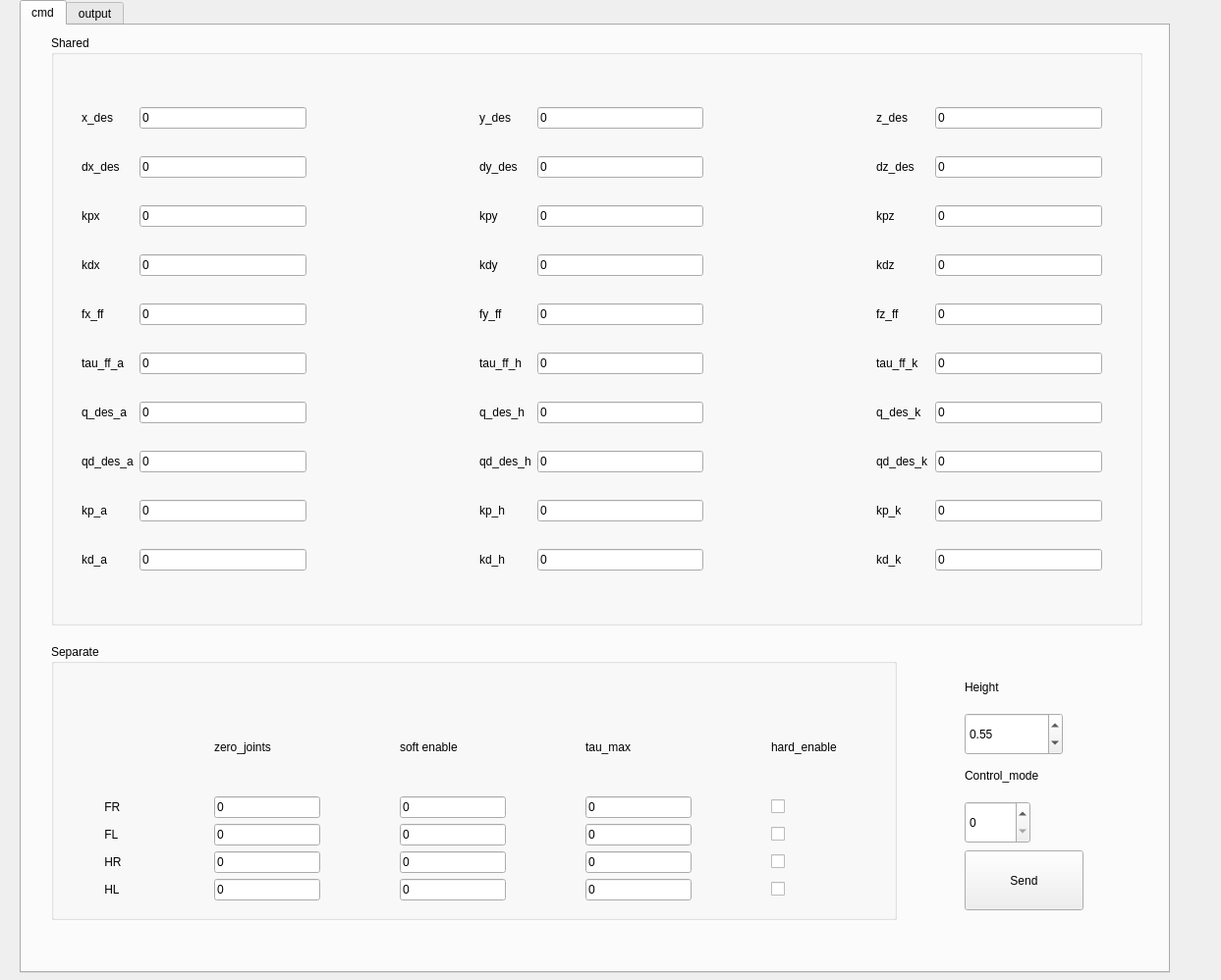
<?xml version="1.0" encoding="UTF-8"?>
<ui version="4.0">
 <class>ControlGUI</class>
 <widget class="QWidget" name="ControlGUI">
  <property name="geometry">
   <rect>
    <x>0</x>
    <y>0</y>
    <width>1243</width>
    <height>998</height>
   </rect>
  </property>
  <property name="windowTitle">
   <string>ControlGUI</string>
  </property>
  <widget class="QTabWidget" name="tabWidget">
   <property name="geometry">
    <rect>
     <x>20</x>
     <y>0</y>
     <width>1171</width>
     <height>991</height>
    </rect>
   </property>
   <property name="currentIndex">
    <number>0</number>
   </property>
   <widget class="QWidget" name="cmd">
    <attribute name="title">
     <string>cmd</string>
    </attribute>
    <widget class="QPushButton" name="Send">
     <property name="geometry">
      <rect>
       <x>960</x>
       <y>840</y>
       <width>121</width>
       <height>61</height>
      </rect>
     </property>
     <property name="text">
      <string>Send</string>
     </property>
    </widget>
    <widget class="QGroupBox" name="groupBox">
     <property name="geometry">
      <rect>
       <x>30</x>
       <y>10</y>
       <width>1111</width>
       <height>601</height>
      </rect>
     </property>
     <property name="title">
      <string>Shared </string>
     </property>
     <widget class="QWidget" name="gridLayoutWidget">
      <property name="geometry">
       <rect>
        <x>20</x>
        <y>40</y>
        <width>1061</width>
        <height>541</height>
       </rect>
      </property>
      <layout class="QGridLayout" name="gridLayout">
       <item row="5" column="6">
        <widget class="QLabel" name="label_51">
         <property name="text">
          <string>tau_ff_k</string>
         </property>
        </widget>
       </item>
       <item row="9" column="3">
        <widget class="QLabel" name="label_62">
         <property name="text">
          <string>kd_h</string>
         </property>
        </widget>
       </item>
       <item row="5" column="7">
        <widget class="QLineEdit" name="INtauKneeff">
         <property name="text">
          <string>0</string>
         </property>
         <property name="placeholderText">
          <string>0</string>
         </property>
        </widget>
       </item>
       <item row="8" column="0">
        <widget class="QLabel" name="label_58">
         <property name="text">
          <string>kp_a</string>
         </property>
        </widget>
       </item>
       <item row="2" column="0">
        <widget class="QLabel" name="label_7">
         <property name="text">
          <string>kpx</string>
         </property>
        </widget>
       </item>
       <item row="1" column="3">
        <widget class="QLabel" name="label_5">
         <property name="text">
          <string>dy_des</string>
         </property>
        </widget>
       </item>
       <item row="1" column="6">
        <widget class="QLabel" name="label_6">
         <property name="text">
          <string>dz_des</string>
         </property>
        </widget>
       </item>
       <item row="1" column="0">
        <widget class="QLabel" name="label_4">
         <property name="text">
          <string>dx_des</string>
         </property>
        </widget>
       </item>
       <item row="6" column="0">
        <widget class="QLabel" name="label_52">
         <property name="text">
          <string>q_des_a</string>
         </property>
        </widget>
       </item>
       <item row="4" column="4">
        <widget class="QLineEdit" name="INfyff">
         <property name="text">
          <string>0</string>
         </property>
        </widget>
       </item>
       <item row="8" column="6">
        <widget class="QLabel" name="label_60">
         <property name="text">
          <string>kp_k</string>
         </property>
        </widget>
       </item>
       <item row="8" column="1">
        <widget class="QLineEdit" name="INkpAbad">
         <property name="text">
          <string>0</string>
         </property>
         <property name="placeholderText">
          <string>0</string>
         </property>
        </widget>
       </item>
       <item row="2" column="4">
        <widget class="QLineEdit" name="INkpY">
         <property name="text">
          <string>0</string>
         </property>
         <property name="placeholderText">
          <string>0</string>
         </property>
        </widget>
       </item>
       <item row="4" column="3">
        <widget class="QLabel" name="label_31">
         <property name="text">
          <string>fy_ff</string>
         </property>
        </widget>
       </item>
       <item row="5" column="4">
        <widget class="QLineEdit" name="INtauHipff">
         <property name="text">
          <string>0</string>
         </property>
         <property name="placeholderText">
          <string>0</string>
         </property>
        </widget>
       </item>
       <item row="0" column="6">
        <widget class="QLabel" name="label_3">
         <property name="text">
          <string>z_des</string>
         </property>
        </widget>
       </item>
       <item row="3" column="1">
        <widget class="QLineEdit" name="INkdx">
         <property name="text">
          <string>0</string>
         </property>
         <property name="placeholderText">
          <string>0</string>
         </property>
        </widget>
       </item>
       <item row="0" column="4">
        <widget class="QLineEdit" name="INyDes">
         <property name="text">
          <string>0</string>
         </property>
         <property name="placeholderText">
          <string>0</string>
         </property>
        </widget>
       </item>
       <item row="3" column="3">
        <widget class="QLabel" name="label_11">
         <property name="text">
          <string>kdy</string>
         </property>
        </widget>
       </item>
       <item row="1" column="7">
        <widget class="QLineEdit" name="INdzDes">
         <property name="text">
          <string>0</string>
         </property>
         <property name="placeholderText">
          <string>0</string>
         </property>
        </widget>
       </item>
       <item row="3" column="6">
        <widget class="QLabel" name="label_12">
         <property name="text">
          <string>kdz</string>
         </property>
        </widget>
       </item>
       <item row="5" column="3">
        <widget class="QLabel" name="label_50">
         <property name="text">
          <string>tau_ff_h</string>
         </property>
        </widget>
       </item>
       <item row="5" column="0">
        <widget class="QLabel" name="label_49">
         <property name="text">
          <string>tau_ff_a</string>
         </property>
        </widget>
       </item>
       <item row="3" column="7">
        <widget class="QLineEdit" name="INkdz">
         <property name="text">
          <string>0</string>
         </property>
         <property name="placeholderText">
          <string>0</string>
         </property>
        </widget>
       </item>
       <item row="0" column="1">
        <widget class="QLineEdit" name="INxDes">
         <property name="text">
          <string>0</string>
         </property>
         <property name="placeholderText">
          <string>0</string>
         </property>
        </widget>
       </item>
       <item row="9" column="0">
        <widget class="QLabel" name="label_61">
         <property name="text">
          <string>kd_a</string>
         </property>
        </widget>
       </item>
       <item row="6" column="3">
        <widget class="QLabel" name="label_53">
         <property name="text">
          <string>q_des_h</string>
         </property>
        </widget>
       </item>
       <item row="2" column="1">
        <widget class="QLineEdit" name="INkpX">
         <property name="text">
          <string>0</string>
         </property>
         <property name="placeholderText">
          <string>0</string>
         </property>
        </widget>
       </item>
       <item row="1" column="1">
        <widget class="QLineEdit" name="INdxDes">
         <property name="text">
          <string>0</string>
         </property>
         <property name="placeholderText">
          <string>0</string>
         </property>
        </widget>
       </item>
       <item row="2" column="7">
        <widget class="QLineEdit" name="INkpZ">
         <property name="text">
          <string>0</string>
         </property>
         <property name="placeholderText">
          <string>0</string>
         </property>
        </widget>
       </item>
       <item row="2" column="3">
        <widget class="QLabel" name="label_8">
         <property name="text">
          <string>kpy</string>
         </property>
        </widget>
       </item>
       <item row="7" column="3">
        <widget class="QLabel" name="label_56">
         <property name="text">
          <string>qd_des_h</string>
         </property>
        </widget>
       </item>
       <item row="7" column="6">
        <widget class="QLabel" name="label_57">
         <property name="text">
          <string>qd_des_k</string>
         </property>
        </widget>
       </item>
       <item row="6" column="1">
        <widget class="QLineEdit" name="INqDesAbad">
         <property name="text">
          <string>0</string>
         </property>
         <property name="placeholderText">
          <string>0</string>
         </property>
        </widget>
       </item>
       <item row="0" column="7">
        <widget class="QLineEdit" name="INzDes">
         <property name="text">
          <string>0</string>
         </property>
         <property name="placeholderText">
          <string>0</string>
         </property>
        </widget>
       </item>
       <item row="7" column="4">
        <widget class="QLineEdit" name="INqdDesHip">
         <property name="text">
          <string>0</string>
         </property>
         <property name="placeholderText">
          <string>0</string>
         </property>
        </widget>
       </item>
       <item row="0" column="2">
        <spacer name="horizontalSpacer">
         <property name="orientation">
          <enum>Qt::Horizontal</enum>
         </property>
         <property name="sizeHint" stdset="0">
          <size>
           <width>40</width>
           <height>20</height>
          </size>
         </property>
        </spacer>
       </item>
       <item row="4" column="1">
        <widget class="QLineEdit" name="INfxff">
         <property name="text">
          <string>0</string>
         </property>
        </widget>
       </item>
       <item row="2" column="6">
        <widget class="QLabel" name="label_9">
         <property name="text">
          <string>kpz</string>
         </property>
        </widget>
       </item>
       <item row="3" column="4">
        <widget class="QLineEdit" name="INkdy">
         <property name="text">
          <string>0</string>
         </property>
         <property name="placeholderText">
          <string>0</string>
         </property>
        </widget>
       </item>
       <item row="5" column="1">
        <widget class="QLineEdit" name="INtauAbadff">
         <property name="text">
          <string>0</string>
         </property>
         <property name="placeholderText">
          <string>0</string>
         </property>
        </widget>
       </item>
       <item row="0" column="5">
        <spacer name="horizontalSpacer_4">
         <property name="orientation">
          <enum>Qt::Horizontal</enum>
         </property>
         <property name="sizeHint" stdset="0">
          <size>
           <width>40</width>
           <height>20</height>
          </size>
         </property>
        </spacer>
       </item>
       <item row="1" column="4">
        <widget class="QLineEdit" name="INdyDes">
         <property name="text">
          <string>0</string>
         </property>
         <property name="placeholderText">
          <string>0</string>
         </property>
        </widget>
       </item>
       <item row="8" column="3">
        <widget class="QLabel" name="label_59">
         <property name="text">
          <string>kp_h</string>
         </property>
        </widget>
       </item>
       <item row="3" column="0">
        <widget class="QLabel" name="label_10">
         <property name="text">
          <string>kdx</string>
         </property>
        </widget>
       </item>
       <item row="9" column="1">
        <widget class="QLineEdit" name="INkdAbad">
         <property name="text">
          <string>0</string>
         </property>
        </widget>
       </item>
       <item row="0" column="0">
        <widget class="QLabel" name="label">
         <property name="text">
          <string>x_des</string>
         </property>
        </widget>
       </item>
       <item row="6" column="6">
        <widget class="QLabel" name="label_54">
         <property name="text">
          <string>q_des_k</string>
         </property>
        </widget>
       </item>
       <item row="0" column="3">
        <widget class="QLabel" name="label_2">
         <property name="text">
          <string>y_des</string>
         </property>
        </widget>
       </item>
       <item row="7" column="7">
        <widget class="QLineEdit" name="INqdDesKnee">
         <property name="text">
          <string>0</string>
         </property>
         <property name="placeholderText">
          <string>0</string>
         </property>
        </widget>
       </item>
       <item row="9" column="6">
        <widget class="QLabel" name="label_63">
         <property name="text">
          <string>kd_k</string>
         </property>
        </widget>
       </item>
       <item row="6" column="7">
        <widget class="QLineEdit" name="INqDesKnee">
         <property name="text">
          <string>0</string>
         </property>
         <property name="placeholderText">
          <string>0</string>
         </property>
        </widget>
       </item>
       <item row="4" column="6">
        <widget class="QLabel" name="label_48">
         <property name="text">
          <string>fz_ff</string>
         </property>
        </widget>
       </item>
       <item row="4" column="0">
        <widget class="QLabel" name="label_15">
         <property name="text">
          <string>fx_ff</string>
         </property>
        </widget>
       </item>
       <item row="6" column="4">
        <widget class="QLineEdit" name="INqDesHip">
         <property name="text">
          <string>0</string>
         </property>
         <property name="placeholderText">
          <string>0</string>
         </property>
        </widget>
       </item>
       <item row="7" column="0">
        <widget class="QLabel" name="label_55">
         <property name="text">
          <string>qd_des_a</string>
         </property>
        </widget>
       </item>
       <item row="4" column="7">
        <widget class="QLineEdit" name="INfzff">
         <property name="text">
          <string>0</string>
         </property>
        </widget>
       </item>
       <item row="8" column="4">
        <widget class="QLineEdit" name="INkpHip">
         <property name="text">
          <string>0</string>
         </property>
         <property name="placeholderText">
          <string>0</string>
         </property>
        </widget>
       </item>
       <item row="7" column="1">
        <widget class="QLineEdit" name="INqdDesAbad">
         <property name="text">
          <string>0</string>
         </property>
         <property name="placeholderText">
          <string>0</string>
         </property>
        </widget>
       </item>
       <item row="8" column="7">
        <widget class="QLineEdit" name="INkpKnee">
         <property name="text">
          <string>0</string>
         </property>
         <property name="placeholderText">
          <string>0</string>
         </property>
        </widget>
       </item>
       <item row="9" column="7">
        <widget class="QLineEdit" name="INkdKnee">
         <property name="text">
          <string>0</string>
         </property>
        </widget>
       </item>
       <item row="9" column="4">
        <widget class="QLineEdit" name="INkdHip">
         <property name="text">
          <string>0</string>
         </property>
        </widget>
       </item>
      </layout>
     </widget>
    </widget>
    <widget class="QGroupBox" name="groupBox_3">
     <property name="geometry">
      <rect>
       <x>30</x>
       <y>630</y>
       <width>861</width>
       <height>281</height>
      </rect>
     </property>
     <property name="title">
      <string>Separate</string>
     </property>
     <widget class="QWidget" name="gridLayoutWidget_3">
      <property name="geometry">
       <rect>
        <x>20</x>
        <y>50</y>
        <width>791</width>
        <height>222</height>
       </rect>
      </property>
      <layout class="QGridLayout" name="gridLayout_3">
       <item row="2" column="8">
        <widget class="QCheckBox" name="FL_HE">
         <property name="text">
          <string/>
         </property>
        </widget>
       </item>
       <item row="4" column="0">
        <widget class="QLabel" name="label_125">
         <property name="text">
          <string>       HL    </string>
         </property>
        </widget>
       </item>
       <item row="0" column="1">
        <spacer name="horizontalSpacer_12">
         <property name="orientation">
          <enum>Qt::Horizontal</enum>
         </property>
         <property name="sizeHint" stdset="0">
          <size>
           <width>20</width>
           <height>20</height>
          </size>
         </property>
        </spacer>
       </item>
       <item row="0" column="6">
        <widget class="QLabel" name="label_64">
         <property name="text">
          <string>tau_max</string>
         </property>
        </widget>
       </item>
       <item row="3" column="4">
        <widget class="QLineEdit" name="IN_SE_HR">
         <property name="maximumSize">
          <size>
           <width>120</width>
           <height>16777215</height>
          </size>
         </property>
         <property name="text">
          <string>0</string>
         </property>
        </widget>
       </item>
       <item row="3" column="6">
        <widget class="QLineEdit" name="IN_TauMax_HR">
         <property name="maximumSize">
          <size>
           <width>120</width>
           <height>16777215</height>
          </size>
         </property>
         <property name="text">
          <string>0</string>
         </property>
        </widget>
       </item>
       <item row="2" column="4">
        <widget class="QLineEdit" name="IN_SE_FL">
         <property name="maximumSize">
          <size>
           <width>120</width>
           <height>16777215</height>
          </size>
         </property>
         <property name="text">
          <string>0</string>
         </property>
        </widget>
       </item>
       <item row="0" column="0">
        <widget class="QLabel" name="label_121">
         <property name="text">
          <string/>
         </property>
        </widget>
       </item>
       <item row="3" column="2">
        <widget class="QLineEdit" name="IN_ZJ_HR">
         <property name="maximumSize">
          <size>
           <width>120</width>
           <height>16777215</height>
          </size>
         </property>
         <property name="text">
          <string>0</string>
         </property>
        </widget>
       </item>
       <item row="0" column="3">
        <spacer name="horizontalSpacer_9">
         <property name="orientation">
          <enum>Qt::Horizontal</enum>
         </property>
         <property name="sizeHint" stdset="0">
          <size>
           <width>30</width>
           <height>20</height>
          </size>
         </property>
        </spacer>
       </item>
       <item row="1" column="2">
        <widget class="QLineEdit" name="IN_ZJ_FR">
         <property name="maximumSize">
          <size>
           <width>120</width>
           <height>16777215</height>
          </size>
         </property>
         <property name="text">
          <string>0</string>
         </property>
        </widget>
       </item>
       <item row="1" column="0">
        <widget class="QLabel" name="label_122">
         <property name="text">
          <string>       FR    </string>
         </property>
        </widget>
       </item>
       <item row="0" column="2">
        <widget class="QLabel" name="label_14">
         <property name="text">
          <string>zero_joints</string>
         </property>
        </widget>
       </item>
       <item row="3" column="0">
        <widget class="QLabel" name="label_124">
         <property name="text">
          <string>       HR    </string>
         </property>
        </widget>
       </item>
       <item row="2" column="0">
        <widget class="QLabel" name="label_123">
         <property name="text">
          <string>       FL  </string>
         </property>
        </widget>
       </item>
       <item row="2" column="6">
        <widget class="QLineEdit" name="IN_TauMax_FL">
         <property name="maximumSize">
          <size>
           <width>120</width>
           <height>16777215</height>
          </size>
         </property>
         <property name="text">
          <string>0</string>
         </property>
        </widget>
       </item>
       <item row="0" column="5">
        <spacer name="horizontalSpacer_11">
         <property name="orientation">
          <enum>Qt::Horizontal</enum>
         </property>
         <property name="sizeHint" stdset="0">
          <size>
           <width>40</width>
           <height>20</height>
          </size>
         </property>
        </spacer>
       </item>
       <item row="1" column="4">
        <widget class="QLineEdit" name="IN_SE_FR">
         <property name="maximumSize">
          <size>
           <width>120</width>
           <height>16777215</height>
          </size>
         </property>
         <property name="text">
          <string>0</string>
         </property>
        </widget>
       </item>
       <item row="4" column="2">
        <widget class="QLineEdit" name="IN_ZJ_HL">
         <property name="maximumSize">
          <size>
           <width>120</width>
           <height>16777215</height>
          </size>
         </property>
         <property name="text">
          <string>0</string>
         </property>
        </widget>
       </item>
       <item row="1" column="6">
        <widget class="QLineEdit" name="IN_TauMax_FR">
         <property name="maximumSize">
          <size>
           <width>120</width>
           <height>16777215</height>
          </size>
         </property>
         <property name="text">
          <string>0</string>
         </property>
        </widget>
       </item>
       <item row="0" column="4">
        <widget class="QLabel" name="label_13">
         <property name="text">
          <string>soft enable</string>
         </property>
        </widget>
       </item>
       <item row="2" column="2">
        <widget class="QLineEdit" name="IN_ZJ_FL">
         <property name="maximumSize">
          <size>
           <width>120</width>
           <height>16777215</height>
          </size>
         </property>
         <property name="text">
          <string>0</string>
         </property>
        </widget>
       </item>
       <item row="4" column="4">
        <widget class="QLineEdit" name="IN_SE_HL">
         <property name="maximumSize">
          <size>
           <width>120</width>
           <height>16777215</height>
          </size>
         </property>
         <property name="text">
          <string>0</string>
         </property>
        </widget>
       </item>
       <item row="4" column="6">
        <widget class="QLineEdit" name="IN_TauMax_HL">
         <property name="maximumSize">
          <size>
           <width>120</width>
           <height>16777215</height>
          </size>
         </property>
         <property name="text">
          <string>0</string>
         </property>
        </widget>
       </item>
       <item row="0" column="7">
        <spacer name="horizontalSpacer_7">
         <property name="orientation">
          <enum>Qt::Horizontal</enum>
         </property>
         <property name="sizeHint" stdset="0">
          <size>
           <width>40</width>
           <height>20</height>
          </size>
         </property>
        </spacer>
       </item>
       <item row="1" column="8">
        <widget class="QCheckBox" name="FR_HE">
         <property name="text">
          <string/>
         </property>
        </widget>
       </item>
       <item row="0" column="8">
        <widget class="QLabel" name="label_65">
         <property name="text">
          <string>hard_enable</string>
         </property>
        </widget>
       </item>
       <item row="3" column="8">
        <widget class="QCheckBox" name="HR_HE">
         <property name="text">
          <string/>
         </property>
        </widget>
       </item>
       <item row="4" column="8">
        <widget class="QCheckBox" name="HL_HE">
         <property name="text">
          <string/>
         </property>
        </widget>
       </item>
      </layout>
     </widget>
    </widget>
    <widget class="QLabel" name="label_36">
     <property name="geometry">
      <rect>
       <x>960</x>
       <y>750</y>
       <width>161</width>
       <height>28</height>
      </rect>
     </property>
     <property name="text">
      <string>Control_mode</string>
     </property>
    </widget>
    <widget class="QDoubleSpinBox" name="Stand_height">
     <property name="geometry">
      <rect>
       <x>960</x>
       <y>700</y>
       <width>100</width>
       <height>43</height>
      </rect>
     </property>
     <property name="maximum">
      <double>0.700000000000000</double>
     </property>
     <property name="singleStep">
      <double>0.005000000000000</double>
     </property>
     <property name="value">
      <double>0.550000000000000</double>
     </property>
    </widget>
    <widget class="QLabel" name="label_37">
     <property name="geometry">
      <rect>
       <x>960</x>
       <y>660</y>
       <width>161</width>
       <height>28</height>
      </rect>
     </property>
     <property name="text">
      <string>Height</string>
     </property>
    </widget>
    <widget class="QSpinBox" name="Control_mode">
     <property name="geometry">
      <rect>
       <x>960</x>
       <y>790</y>
       <width>67</width>
       <height>43</height>
      </rect>
     </property>
     <property name="maximum">
      <number>1</number>
     </property>
    </widget>
   </widget>
   <widget class="QWidget" name="output">
    <attribute name="title">
     <string>output</string>
    </attribute>
    <widget class="QWidget" name="gridLayoutWidget_2">
     <property name="geometry">
      <rect>
       <x>160</x>
       <y>10</y>
       <width>951</width>
       <height>982</height>
      </rect>
     </property>
     <layout class="QGridLayout" name="gridLayout_2">
      <item row="0" column="0">
       <widget class="QLabel" name="label_42">
        <property name="text">
         <string/>
        </property>
       </widget>
      </item>
      <item row="16" column="0" alignment="Qt::AlignRight">
       <widget class="QLabel" name="label_34">
        <property name="text">
         <string>tau_knee</string>
        </property>
       </widget>
      </item>
      <item row="2" column="6">
       <widget class="QLineEdit" name="OU_x_HR"/>
      </item>
      <item row="8" column="2">
       <widget class="QLineEdit" name="OU_qa_FR"/>
      </item>
      <item row="15" column="8">
       <widget class="QLineEdit" name="OU_tauh_HL"/>
      </item>
      <item row="10" column="0" alignment="Qt::AlignRight">
       <widget class="QLabel" name="label_27">
        <property name="text">
         <string>q_knee</string>
        </property>
       </widget>
      </item>
      <item row="8" column="0" alignment="Qt::AlignRight">
       <widget class="QLabel" name="label_25">
        <property name="text">
         <string>q_abad</string>
        </property>
       </widget>
      </item>
      <item row="0" column="1">
       <spacer name="horizontalSpacer_2">
        <property name="orientation">
         <enum>Qt::Horizontal</enum>
        </property>
        <property name="sizeHint" stdset="0">
         <size>
          <width>40</width>
          <height>20</height>
         </size>
        </property>
       </spacer>
      </item>
      <item row="4" column="2">
       <widget class="QLineEdit" name="OU_z_FR"/>
      </item>
      <item row="9" column="2">
       <widget class="QLineEdit" name="OU_qh_FR"/>
      </item>
      <item row="2" column="2">
       <widget class="QLineEdit" name="OU_x_FR"/>
      </item>
      <item row="6" column="2">
       <widget class="QLineEdit" name="OU_dy_FR"/>
      </item>
      <item row="2" column="0" alignment="Qt::AlignRight">
       <widget class="QLabel" name="label_16">
        <property name="text">
         <string>x</string>
        </property>
       </widget>
      </item>
      <item row="3" column="2">
       <widget class="QLineEdit" name="OU_y_FR"/>
      </item>
      <item row="3" column="4">
       <widget class="QLineEdit" name="OU_y_FL"/>
      </item>
      <item row="0" column="3">
       <spacer name="horizontalSpacer_3">
        <property name="orientation">
         <enum>Qt::Horizontal</enum>
        </property>
        <property name="sizeHint" stdset="0">
         <size>
          <width>40</width>
          <height>20</height>
         </size>
        </property>
       </spacer>
      </item>
      <item row="11" column="0" alignment="Qt::AlignRight">
       <widget class="QLabel" name="label_28">
        <property name="text">
         <string>dq_abad</string>
        </property>
       </widget>
      </item>
      <item row="17" column="6">
       <widget class="QLineEdit" name="OU_fx_HR"/>
      </item>
      <item row="3" column="0" alignment="Qt::AlignRight">
       <widget class="QLabel" name="label_17">
        <property name="text">
         <string>y</string>
        </property>
       </widget>
      </item>
      <item row="2" column="4">
       <widget class="QLineEdit" name="OU_x_FL"/>
      </item>
      <item row="12" column="0" alignment="Qt::AlignRight">
       <widget class="QLabel" name="label_29">
        <property name="text">
         <string>dq_hip</string>
        </property>
       </widget>
      </item>
      <item row="1" column="0">
       <widget class="QLabel" name="label_47">
        <property name="text">
         <string>ECAT_Status</string>
        </property>
        <property name="alignment">
         <set>Qt::AlignRight|Qt::AlignTrailing|Qt::AlignVCenter</set>
        </property>
       </widget>
      </item>
      <item row="17" column="2">
       <widget class="QLineEdit" name="OU_fx_FR"/>
      </item>
      <item row="7" column="2">
       <widget class="QLineEdit" name="OU_dz_FR"/>
      </item>
      <item row="4" column="6">
       <widget class="QLineEdit" name="OU_z_HR"/>
      </item>
      <item row="0" column="5">
       <spacer name="horizontalSpacer_5">
        <property name="orientation">
         <enum>Qt::Horizontal</enum>
        </property>
        <property name="sizeHint" stdset="0">
         <size>
          <width>40</width>
          <height>20</height>
         </size>
        </property>
       </spacer>
      </item>
      <item row="7" column="0" alignment="Qt::AlignRight">
       <widget class="QLabel" name="label_21">
        <property name="text">
         <string>dz</string>
        </property>
       </widget>
      </item>
      <item row="11" column="2">
       <widget class="QLineEdit" name="OU_dqa_FR">
        <property name="text">
         <string/>
        </property>
       </widget>
      </item>
      <item row="12" column="2">
       <widget class="QLineEdit" name="OU_dqh_FR">
        <property name="text">
         <string/>
        </property>
       </widget>
      </item>
      <item row="15" column="2">
       <widget class="QLineEdit" name="OU_tauh_FR">
        <property name="text">
         <string/>
        </property>
       </widget>
      </item>
      <item row="14" column="2">
       <widget class="QLineEdit" name="OU_taua_FR">
        <property name="text">
         <string/>
        </property>
       </widget>
      </item>
      <item row="1" column="2">
       <widget class="QLineEdit" name="OU_ECAT_FR"/>
      </item>
      <item row="13" column="2">
       <widget class="QLineEdit" name="OU_dqk_FR">
        <property name="text">
         <string/>
        </property>
       </widget>
      </item>
      <item row="5" column="4">
       <widget class="QLineEdit" name="OU_dx_FL"/>
      </item>
      <item row="6" column="4">
       <widget class="QLineEdit" name="OU_dy_FL"/>
      </item>
      <item row="9" column="0" alignment="Qt::AlignRight">
       <widget class="QLabel" name="label_26">
        <property name="text">
         <string>q_hip</string>
        </property>
       </widget>
      </item>
      <item row="18" column="0" alignment="Qt::AlignRight">
       <widget class="QLabel" name="label_22">
        <property name="text">
         <string>fy</string>
        </property>
       </widget>
      </item>
      <item row="16" column="2">
       <widget class="QLineEdit" name="OU_tauk_FR">
        <property name="text">
         <string/>
        </property>
       </widget>
      </item>
      <item row="5" column="2">
       <widget class="QLineEdit" name="OU_dx_FR"/>
      </item>
      <item row="18" column="2">
       <widget class="QLineEdit" name="OU_fy_FR"/>
      </item>
      <item row="1" column="6">
       <widget class="QLineEdit" name="OU_ECAT_HR"/>
      </item>
      <item row="1" column="4">
       <widget class="QLineEdit" name="OU_ECAT_FL"/>
      </item>
      <item row="6" column="0" alignment="Qt::AlignRight">
       <widget class="QLabel" name="label_20">
        <property name="text">
         <string>dy</string>
        </property>
       </widget>
      </item>
      <item row="10" column="2">
       <widget class="QLineEdit" name="OU_qk_FR"/>
      </item>
      <item row="8" column="4">
       <widget class="QLineEdit" name="OU_qa_FL"/>
      </item>
      <item row="0" column="7">
       <spacer name="horizontalSpacer_6">
        <property name="orientation">
         <enum>Qt::Horizontal</enum>
        </property>
        <property name="sizeHint" stdset="0">
         <size>
          <width>40</width>
          <height>20</height>
         </size>
        </property>
       </spacer>
      </item>
      <item row="13" column="0" alignment="Qt::AlignRight">
       <widget class="QLabel" name="label_30">
        <property name="text">
         <string>dq_knee</string>
        </property>
       </widget>
      </item>
      <item row="4" column="0" alignment="Qt::AlignRight">
       <widget class="QLabel" name="label_18">
        <property name="text">
         <string>z</string>
        </property>
       </widget>
      </item>
      <item row="13" column="8">
       <widget class="QLineEdit" name="OU_dqk_HL"/>
      </item>
      <item row="10" column="4">
       <widget class="QLineEdit" name="OU_qk_FL"/>
      </item>
      <item row="7" column="4">
       <widget class="QLineEdit" name="OU_dz_FL"/>
      </item>
      <item row="16" column="6">
       <widget class="QLineEdit" name="OU_tauk_HR"/>
      </item>
      <item row="5" column="8">
       <widget class="QLineEdit" name="OU_dx_HL"/>
      </item>
      <item row="16" column="8">
       <widget class="QLineEdit" name="OU_tauk_HL"/>
      </item>
      <item row="16" column="4">
       <widget class="QLineEdit" name="OU_tauk_FL"/>
      </item>
      <item row="12" column="6">
       <widget class="QLineEdit" name="OU_dqh_HR"/>
      </item>
      <item row="14" column="6">
       <widget class="QLineEdit" name="OU_taua_HR"/>
      </item>
      <item row="12" column="8">
       <widget class="QLineEdit" name="OU_dqh_HL"/>
      </item>
      <item row="14" column="8">
       <widget class="QLineEdit" name="OU_taua_HL"/>
      </item>
      <item row="4" column="4">
       <widget class="QLineEdit" name="OU_z_FL"/>
      </item>
      <item row="2" column="8">
       <widget class="QLineEdit" name="OU_x_HL"/>
      </item>
      <item row="11" column="8">
       <widget class="QLineEdit" name="OU_dqa_HL"/>
      </item>
      <item row="15" column="0" alignment="Qt::AlignRight">
       <widget class="QLabel" name="label_33">
        <property name="text">
         <string>tau_hip</string>
        </property>
       </widget>
      </item>
      <item row="4" column="8">
       <widget class="QLineEdit" name="OU_z_HL"/>
      </item>
      <item row="19" column="2">
       <widget class="QLineEdit" name="OU_fz_FR"/>
      </item>
      <item row="14" column="0" alignment="Qt::AlignRight">
       <widget class="QLabel" name="label_32">
        <property name="text">
         <string>tau_abad</string>
        </property>
       </widget>
      </item>
      <item row="8" column="8">
       <widget class="QLineEdit" name="OU_qa_HL"/>
      </item>
      <item row="3" column="8">
       <widget class="QLineEdit" name="OU_y_HL"/>
      </item>
      <item row="5" column="0" alignment="Qt::AlignRight">
       <widget class="QLabel" name="label_19">
        <property name="text">
         <string>dx</string>
        </property>
       </widget>
      </item>
      <item row="3" column="6">
       <widget class="QLineEdit" name="OU_y_HR"/>
      </item>
      <item row="17" column="0" alignment="Qt::AlignRight">
       <widget class="QLabel" name="label_23">
        <property name="text">
         <string>fx</string>
        </property>
       </widget>
      </item>
      <item row="9" column="8">
       <widget class="QLineEdit" name="OU_qh_HL"/>
      </item>
      <item row="19" column="0" alignment="Qt::AlignRight">
       <widget class="QLabel" name="label_24">
        <property name="text">
         <string>fz</string>
        </property>
       </widget>
      </item>
      <item row="14" column="4">
       <widget class="QLineEdit" name="OU_taua_FL"/>
      </item>
      <item row="8" column="6">
       <widget class="QLineEdit" name="OU_qa_HR"/>
      </item>
      <item row="7" column="6">
       <widget class="QLineEdit" name="OU_dz_HR"/>
      </item>
      <item row="17" column="8">
       <widget class="QLineEdit" name="OU_fx_HL"/>
      </item>
      <item row="6" column="8">
       <widget class="QLineEdit" name="OU_dy_HL"/>
      </item>
      <item row="7" column="8">
       <widget class="QLineEdit" name="OU_dz_HL"/>
      </item>
      <item row="15" column="6">
       <widget class="QLineEdit" name="OU_tauh_HR"/>
      </item>
      <item row="11" column="4">
       <widget class="QLineEdit" name="OU_dqa_FL"/>
      </item>
      <item row="10" column="6">
       <widget class="QLineEdit" name="OU_qk_HR"/>
      </item>
      <item row="10" column="8">
       <widget class="QLineEdit" name="OU_qk_HL"/>
      </item>
      <item row="1" column="8">
       <widget class="QLineEdit" name="OU_ECAT_HL"/>
      </item>
      <item row="9" column="4">
       <widget class="QLineEdit" name="OU_qh_FL"/>
      </item>
      <item row="12" column="4">
       <widget class="QLineEdit" name="OU_dqh_FL"/>
      </item>
      <item row="13" column="4">
       <widget class="QLineEdit" name="OU_dqk_FL"/>
      </item>
      <item row="6" column="6">
       <widget class="QLineEdit" name="OU_dy_HR"/>
      </item>
      <item row="17" column="4">
       <widget class="QLineEdit" name="OU_fx_FL"/>
      </item>
      <item row="15" column="4">
       <widget class="QLineEdit" name="OU_tauh_FL"/>
      </item>
      <item row="5" column="6">
       <widget class="QLineEdit" name="OU_dx_HR"/>
      </item>
      <item row="13" column="6">
       <widget class="QLineEdit" name="OU_dqk_HR"/>
      </item>
      <item row="11" column="6">
       <widget class="QLineEdit" name="OU_dqa_HR"/>
      </item>
      <item row="9" column="6">
       <widget class="QLineEdit" name="OU_qh_HR"/>
      </item>
      <item row="18" column="4">
       <widget class="QLineEdit" name="OU_fy_FL"/>
      </item>
      <item row="18" column="6">
       <widget class="QLineEdit" name="OU_fy_HR"/>
      </item>
      <item row="18" column="8">
       <widget class="QLineEdit" name="OU_fy_HL"/>
      </item>
      <item row="19" column="4">
       <widget class="QLineEdit" name="OU_fz_FL"/>
      </item>
      <item row="19" column="6">
       <widget class="QLineEdit" name="OU_fz_HR"/>
      </item>
      <item row="19" column="8">
       <widget class="QLineEdit" name="OU_fz_HL"/>
      </item>
      <item row="0" column="4">
       <widget class="QLabel" name="label_44">
        <property name="maximumSize">
         <size>
          <width>1000</width>
          <height>30</height>
         </size>
        </property>
        <property name="text">
         <string>FL</string>
        </property>
       </widget>
      </item>
      <item row="0" column="6">
       <widget class="QLabel" name="label_45">
        <property name="maximumSize">
         <size>
          <width>16777215</width>
          <height>30</height>
         </size>
        </property>
        <property name="text">
         <string>HR</string>
        </property>
       </widget>
      </item>
      <item row="0" column="2">
       <widget class="QLabel" name="label_43">
        <property name="maximumSize">
         <size>
          <width>1000</width>
          <height>30</height>
         </size>
        </property>
        <property name="text">
         <string>FR</string>
        </property>
       </widget>
      </item>
      <item row="0" column="8">
       <widget class="QLabel" name="label_46">
        <property name="maximumSize">
         <size>
          <width>16777215</width>
          <height>30</height>
         </size>
        </property>
        <property name="text">
         <string>HL</string>
        </property>
       </widget>
      </item>
     </layout>
    </widget>
    <widget class="QWidget" name="verticalLayoutWidget">
     <property name="geometry">
      <rect>
       <x>20</x>
       <y>50</y>
       <width>111</width>
       <height>80</height>
      </rect>
     </property>
     <layout class="QVBoxLayout" name="verticalLayout">
      <item alignment="Qt::AlignHCenter">
       <widget class="QLabel" name="label_35">
        <property name="font">
         <font>
          <weight>75</weight>
          <bold>true</bold>
         </font>
        </property>
        <property name="text">
         <string>ESTOP</string>
        </property>
       </widget>
      </item>
      <item>
       <widget class="QLineEdit" name="OU_ESTOP">
        <property name="font">
         <font>
          <weight>75</weight>
          <bold>true</bold>
         </font>
        </property>
       </widget>
      </item>
     </layout>
    </widget>
   </widget>
  </widget>
 </widget>
 <layoutdefault spacing="6" margin="11"/>
 <resources/>
 <connections/>
</ui>
